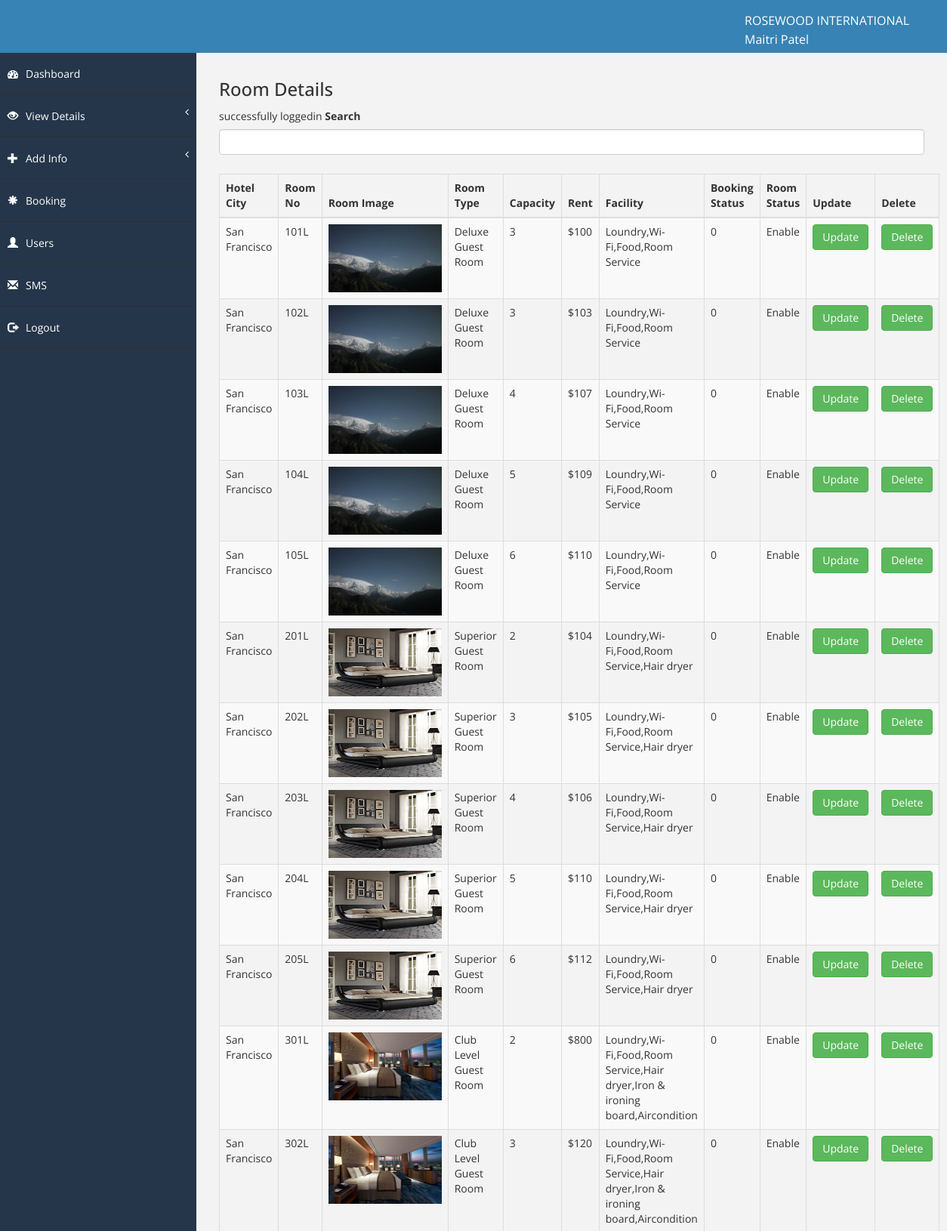
Before: /admin/viewrooms.php (signed in, upper part) with the older database file.
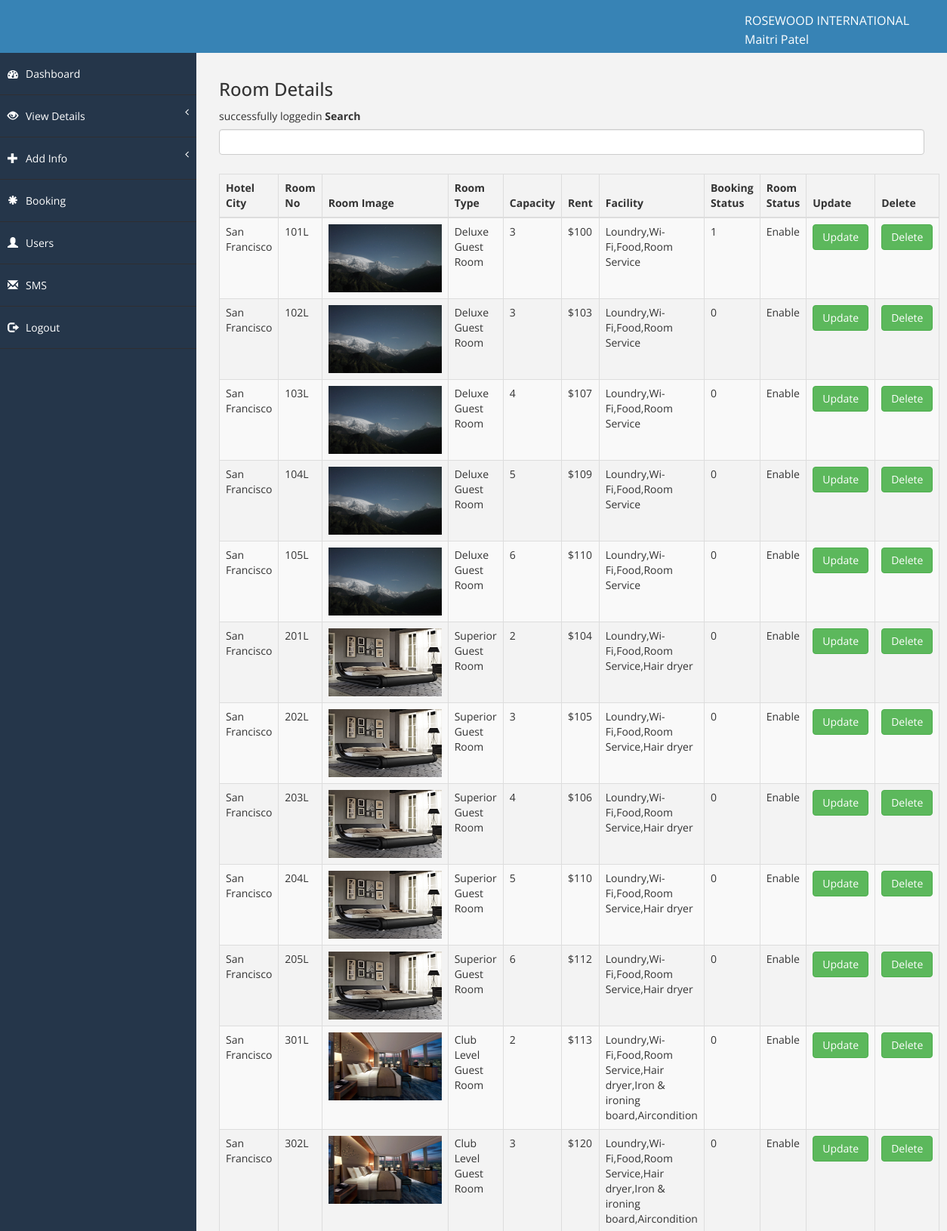
After: the same page with the newer database file.
### tables this page shows
CREATE TABLE IF NOT EXISTS `employee` (
  `emp_id` int(20) NOT NULL,
  `first_name` varchar(25) NOT NULL,
  `last_name` varchar(25) NOT NULL,
  `address` text NOT NULL,
  `city` varchar(50) NOT NULL,
  `state` varchar(50) NOT NULL,
  `country` varchar(50) NOT NULL,
  `dob` date NOT NULL,
  `gender` varchar(50) NOT NULL,
  `maritial_status` varchar(50) NOT NULL,
  `mobile_no` bigint(50) NOT NULL,
  `designation` varchar(50) NOT NULL,
  `salary` varchar(20) NOT NULL,
  `branch_city` varchar(50) NOT NULL,
  `email` varchar(50) NOT NULL,
  `u_name` varchar(50) NOT NULL,
  `password` varchar(50) NOT NULL,
  `join_date` date NOT NULL,
  `status` varchar(20) NOT NULL
);

CREATE TABLE IF NOT EXISTS `rooms` (
  `room_id` int(20) NOT NULL,
  `room_no` varchar(100) NOT NULL,
  `image` text NOT NULL,
  `room_type` varchar(100) NOT NULL,
  `capacity` varchar(100) NOT NULL,
  `rent` varchar(100) NOT NULL,
  `facility` varchar(100) NOT NULL,
  `booking_status` tinyint(1) NOT NULL DEFAULT '0',
  `status` varchar(50) NOT NULL,
  `hotel_id` bigint(10) DEFAULT NULL
);

CREATE TABLE IF NOT EXISTS `hotels` (
  `hotel_id` bigint(20) NOT NULL,
  `hotel_name` varchar(50) NOT NULL,
  `address` text NOT NULL,
  `city` varchar(50) NOT NULL,
  `state` varchar(50) NOT NULL,
  `country` varchar(50) NOT NULL,
  `hotel_image` varchar(100) NOT NULL,
  `hotel_status` varchar(50) NOT NULL
);

### admin/function.php (called while the page is built, shortened)
<?php
function connection(){
    try{
        $con = mysqli_connect("localhost","root","mysql","hoteldb");
    }catch(Exception $e){
        echo $e->getMessage();
    }
    return $con;
}
function selectalldatabyid($table,$primary_key,$id){
    try{
        $con = connection();
        $sql = "SELECT * from $table  WHERE $primary_key=$id";
        $result = mysqli_query($con, $sql);
        $row = mysqli_fetch_array($result,MYSQLI_ASSOC);
    }catch(Exception $e){
        echo $e->getMessage();
    }
    return($row);
}
function selectbyusername($u_name){
    try {
        $con = connection();
        $selectalldata = "SELECT * from employee where u_name='".$u_name."'";
        $result = mysqli_query($con, $selectalldata);
        $row = mysqli_fetch_array($result,MYSQLI_ASSOC);
    } catch (Exception $e) {
        echo 'Message: ' .$e->getMessage();
    }
    return $row;
}
function selectalldataby($table){
    try {
        $con = connection();
        $selectalldata = "SELECT * from $table";
        $result = mysqli_query($con, $selectalldata);
        $row = mysqli_fetch_all($result,MYSQLI_ASSOC);
    } catch (Exception $e) {
        echo 'Message: ' .$e->getMessage();
    }
    return $row;
}

### admin/viewrooms.php (the view, shortened to what this page needs)
<?PHP
include('header.php');
$roomdata = selectalldataby("rooms");
?>
<div id="page-wrapper">
    <h3>Room Details</h3>
    <?php
    if (!empty($_SESSION['error'])) {
        echo $_SESSION['error'];
    }
    ?> <label>Search</label>
    <input id="search" type="text" class="form-control" name="field">
    <br>
        <table class="table table-striped table-bordered table-hover" id="datatable">
            <thead>
            <tr>
                <th>Hotel City</th>
                <th>Room No</th>
                <th>Room Image</th>
                <th>Room Type</th>
                <th>Capacity</th>
                <th>Rent</th>
                <th>Facility</th>
                <th>Booking Status</th>
                <th>Room Status</th>
                <th>Update</th>
                <th>Delete</th>
            </tr>
            </thead>
            <tbody>
            <?php
            foreach ($roomdata as $col => $row){
                $hotel = $row['hotel_id'];
                $room_city = selectalldatabyid("hotels","hotel_id",$hotel);
                ?>
                <tr>
                    <td><?php echo $room_city['city']; ?></td>
                    <td><?php echo $row['room_no']; ?></td>
                    <td><img src="assets/img/<?php echo $row['image']; ?>" width="150" height="90"/></td>
                    <td><?php echo $row['room_type']; ?></td>
                    <td><?php echo $row['capacity']; ?></td>
                    <td><?php echo $row['rent']; ?></td>
                    <td><?php echo $row['facility']; ?></td>
                    <td><?php echo $row['booking_status']; ?></td>
                    <td><?php echo $row['status']; ?></td>
                    <td>
                        <form action="validate.php" method="post">
                            <input type="submit" class="btn btn-success" value="Update" name="updaterooms">
                        </form>
                    </td>
                    <td>
                        <form action="validate.php" method="post">
                            <input type="submit" value="Delete" name="deleteroom" class="btn btn-success">
                        </form>
                    </td>
                </tr>
                <?php
            } ?>
            </tbody>
        </table>
</div>
</div>
</body>
</html>

### admin/header.php (shortened to what this page needs)
<?php
include("function.php");
$data = selectbyusername($_SESSION['u_name']);
?>
<!DOCTYPE html>
<html xmlns="http://www.w3.org/1999/xhtml">
<head>
  <link rel="stylesheet" href="https://maxcdn.bootstrapcdn.com/bootstrap/3.3.7/css/bootstrap.min.css">
    <link href="assets/css/bootstrap.css" rel="stylesheet" />
    <link href="assets/css/font-awesome.css" rel="stylesheet" />
    <link href="assets/css/basic.css" rel="stylesheet" />
    <link href="assets/css/custom.css" rel="stylesheet" />
</head>
<body>
    <div id="wrapper">
        <nav class="navbar navbar-default navbar-cls-top " role="navigation" style="margin-bottom: 0">
            <div class="navbar-header">
<a class="navbar-brand" href="dashboard.php"></a>
            </div>
            <div class="header-right">
                ROSEWOOD INTERNATIONAL</br>
				<?php
            echo  $data['first_name'] . " ". $data['last_name'];            ?>
            </div>
        </nav>
        <nav class="navbar-default navbar-side" role="navigation">
            <div class="sidebar-collapse">
                <ul class="nav" id="main-menu">
                    <li>
                        <a class="active-menu" href="dashboard.php"><i class="fa fa-dashboard "></i>Dashboard</a>
                    </li>
                    <li>
                        <a href="#"><i class="	glyphicon glyphicon-eye-open"></i>View Details<span class="fa arrow"></span></a>
                    </li>
                    <li>
                        <a href="#"><i class="glyphicon glyphicon-plus"></i>Add Info<span class="fa arrow"></span></a>
                    </li>
                    <li>
                        <a href="viewbooking.php"><i class="glyphicon glyphicon-asterisk"></i>Booking</a>
                    </li>
                    <li>
                        <a href="viewuser.php"><i class="glyphicon glyphicon-user"></i>Users</a>
                    </li>
                    <li>
                        <a href="sms.php"><i class="glyphicon glyphicon-envelope"></i>SMS</a>
                    </li>
                    <li>
                        <a href="logout.php"><i class="glyphicon glyphicon-log-out"></i>Logout</a>
                    </li>
                </ul>
            </div>
        </nav>

### admin/assets/css/basic.css (style rules this page uses)
body { font-family: 'Open Sans', sans-serif; line-height:25px; }
#wrapper { width: 100%; background: #25364A; }
#page-wrapper { padding: 15px 15px; min-height: 600px; background: #F3F3F3; }
.navbar-cls-top .navbar-brand { color: white; background: #25364A; width: 260px; text-align: center; height: 75px; font-size: 20px; letter-spacing: 1px; font-weight: 20; padding-top: 25px; text-transform:uppercase; position: absolute; }
.header-right { color: white; padding: 15px 50px 5px 50px; float: right; font-size: 16px; }
.active-menu { background-color: #25364A!important; }
.arrow { float: right; }
.fa.arrow:before { content: "\f104"; }
.sidebar-collapse, .sidebar-collapse .nav { background: none; }
.sidebar-collapse .nav { padding: 0; }
.sidebar-collapse .nav > li > a { color: white; background: #25364A; text-shadow: none; padding: 15px 40px; border-bottom: 1px solid #2F2E31; }
.sidebar-collapse > .nav > li > a { padding: 15px 10px; }
.navbar-side { border: none; background-color: #25364A; }
.navbar-cls-top { background: #3783B5; border-bottom: none; }
.navbar-default { border: 0px solid black; }
.navbar-header { background: #25364A; }
.nav > li > a > i { margin-right: 10px; }
@media (min-width:768px) { #page-wrapper { margin: 0 0 0 260px; padding: 15px 30px; min-height: 1200px; } }
@media (min-width:768px) { .navbar-side { z-index: 1; position: absolute; width: 260px; } }
@media (min-width:768px) { .navbar { border-radius: 0px; } }

Changed rows visible on the page:
changed rooms (number 1 of 12 on the later page): booking_status "0" → "1"
changed rooms (number 11 of 12 on the later page): rent "$800" → "$113"
